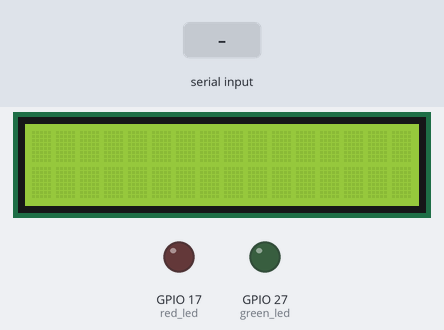
Simulated run of this program. Board: Raspberry Pi (BCM pin numbers). On the bench: 16×2 character LCD, output pins drawn as LEDs (lit = HIGH). Inputs (shaded band) come from the test bench. Databases and web services accept everything at once and return nothing; web requests get an empty 200 reply after 0.4 s; threads take turns every 2 ms; library files of the repository ran but are not shown: i2c_lcd.py; what the program prints to the terminal is not drawn.

Above: at 1.2 s.
1.3 s: "price" typed at the terminal, then Enter
At 2.1 s:
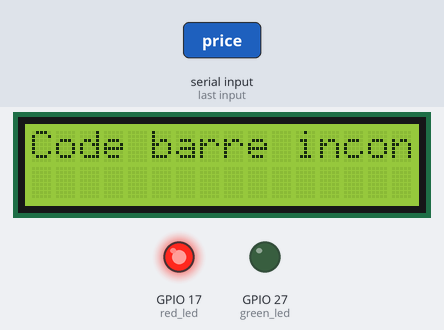
4.3 s: "name" typed at the terminal, then Enter
At 5.6 s:
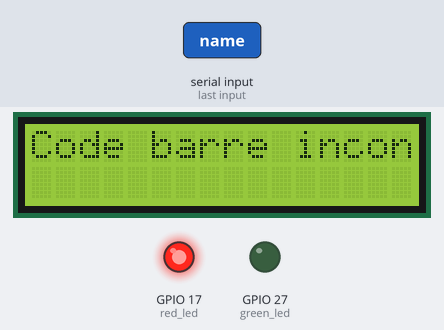
6.2 s: "1" typed at the terminal, then Enter
9.2 s: "0" typed at the terminal, then Enter
At 12.13 s:
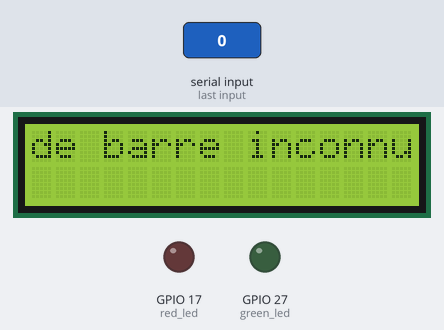
12.2 s: "2" typed at the terminal, then Enter
At 13.08 s:
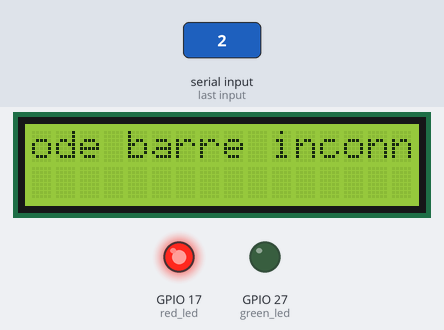
Timing chart, 0 to 16.1 s (numbered marks = the images above; inputs shaded):
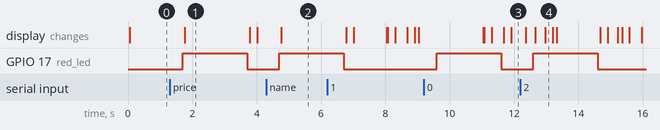

The program:

Scanner.py
```python
from i2c_lcd import I2cLcd
from gpiozero import LED
from time import sleep
import json
import requests
import threading
import mysql.connector

db = mysql.connector.connect(
    host="localhost",
    user="root",
    password="root",
    database="barcodepro"
)

red_led = LED(17)
green_led = LED(27)
cart_items_count = 0
total_price = 0
scroll_threads_running = [False, False]

I2C_ADDR = 0x3F
I2C_NUM_ROWS = 2
I2C_NUM_COLS = 16

lcd = I2cLcd(1, I2C_ADDR, I2C_NUM_ROWS, I2C_NUM_COLS)
lcd.clear()


def scroll_text(text, line, index):
    while scroll_threads_running[index]:
        for i in range(len(text) - 15):
            sub_str = text[i:i + 16]
            lcd.move_to(0, line)
            lcd.putstr(sub_str)

            if (i == 0 or i == len(text) - 16):
                sleep(2)
            else:
                sleep(0.2)


def display_text(text, line):
    global scroll_threads_running

    if (len(text) > 16):
        scroll_threads_running[line] = True
        thread = threading.Thread(target=scroll_text, args=(text, line, line))
        thread.start()
    else:
        lcd.move_to(0, line)
        lcd.putstr(text.ljust(16))
        scroll_threads_running[line] = False


def turn_on_led(led, seconds=0):
    led.on()

    if (seconds > 0):
        thread = threading.Timer(seconds, lambda: led.off())
        thread.start()


def is_json(string):
    try:
        json.loads(string)
    except ValueError as e:
        return False
    return True


def scan_item(code):
    global cart_items_count
    global total_price

    url = "http://localhost/testApi/api.php?code=" + code
    response = requests.get(url)

    if (not is_json(response.text) or not "price" in response.json() or not "name" in response.json()):
        turn_on_led(red_led, 2)
        display_text("", 1)
        display_text("Code barre inconnu", 0)
        return

    response_json = response.json()
    green_led.on()
    cart_items_count += 1
    total_price += response_json['price']

    turn_on_led(green_led, 2)

    # Insert scanned product to logs
    cursor = db.cursor()
    query = "INSERT INTO scan_history (barcode, product_name, price) VALUES (%s, %s, %s)"
    values = (code, response_json['name'], response_json['price'])
    cursor.execute(query, values)
    db.commit()

    display_text(response_json['name'][:16], 0)
    display_text(str(response_json['price']), 1)

    sleep(2)

    display_text('Nbr article : ' + str(cart_items_count), 0)
    display_text('Total : ' + str(round(total_price, 2)), 1)


# Codes disponbles :
# 258454125841
# 465659887454
# 3124480167026
# 3398284433537
# X000U80C67


while True:
    scanned_code = input("Code barre du produit : ")
    scroll_threads_running = [False, False]

    scan_thread = threading.Thread(target=scan_item, args=(scanned_code,))
    scan_thread.start()
```

Measured:
- after the input at 1.3 s, GPIO 17 (red_led): LOW → HIGH after 0.40 s, → LOW 2.0 s later; the display: changes after 0.46 s (image 1)
- after the input at 4.3 s, GPIO 17 (red_led): LOW → HIGH after 0.40 s
- after the input at 9.2 s, GPIO 17 (red_led): LOW → HIGH after 0.40 s, → LOW 2.0 s later
- after the input at 12.2 s, GPIO 17 (red_led): LOW → HIGH after 0.40 s, → LOW 2.0 s later
- what the display in image 1 shows lasts 2.0 s, from 1.8 s to 3.8 s
